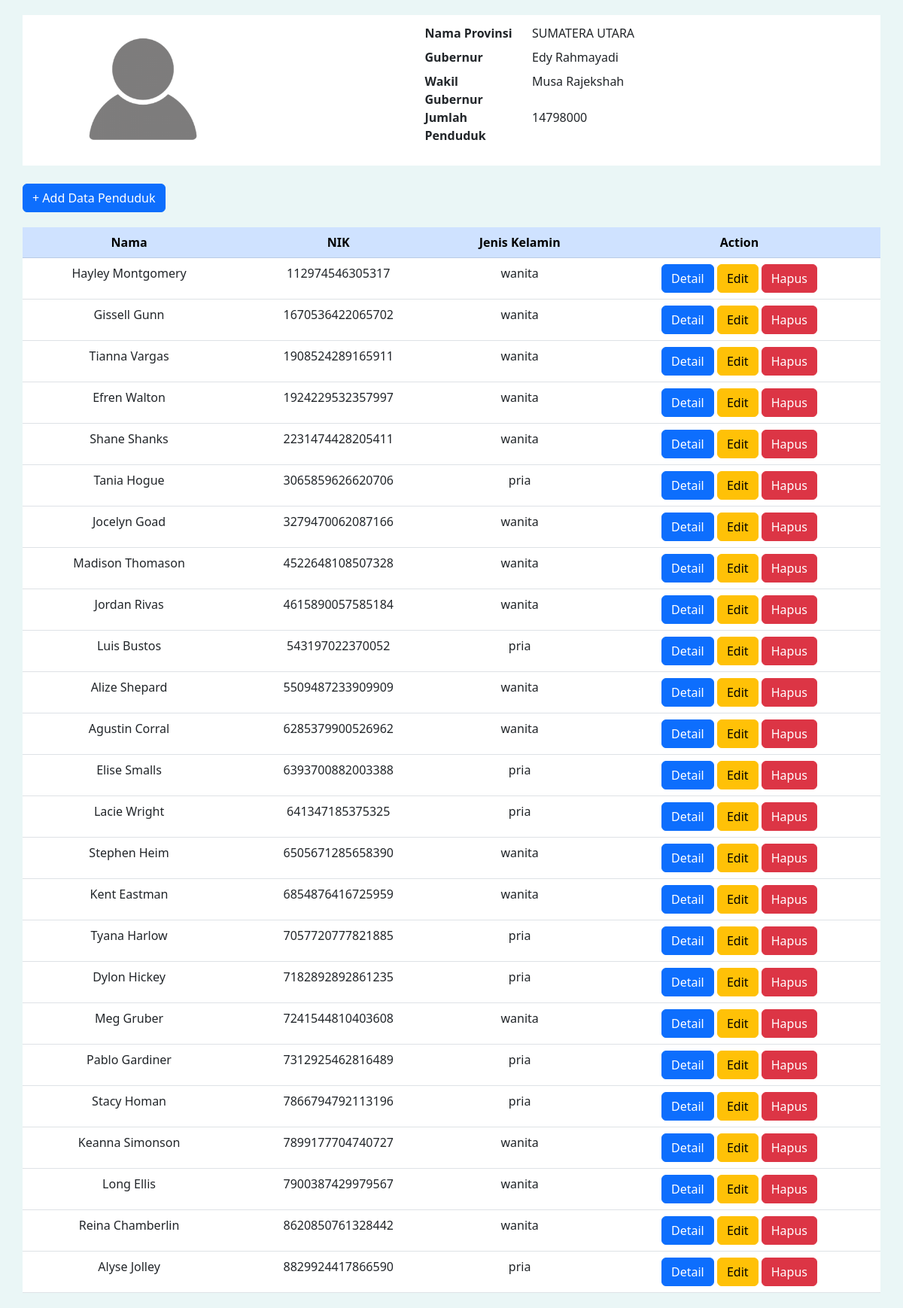
Page /list-penduduk/view_population.php?kode_provinsi=12 on the committed database.
### tables this page shows
CREATE TABLE `tb_provinsi` (
  `Kode_Provinsi` varchar(5) NOT NULL,
  `Nama_Provinsi` varchar(30) NOT NULL,
  `Jumlah_Penduduk` int(11) NOT NULL,
  `Gubernur` varchar(100) NOT NULL,
  `Wakil_Gubernur` varchar(100) NOT NULL
);

CREATE TABLE `tb_penduduk` (
  `NIK` char(18) NOT NULL,
  `Nama` varchar(100) NOT NULL,
  `Jenis_Kelamin` varchar(9) NOT NULL,
  `Kota` varchar(30) NOT NULL,
  `Provinsi` varchar(50) NOT NULL,
  `Tanggal_Lahir` date NOT NULL,
  `Status` varchar(13) NOT NULL,
  `Agama` varchar(20) NOT NULL,
  `Pekerjaan` varchar(50) NOT NULL
);

### list-penduduk/view_population.php (the view, shortened to what this page needs)
<!DOCTYPE html>
<html lang="en">
    <head>
        <link
            href="https://cdn.jsdelivr.net/npm/bootstrap@5.2.1/dist/css/bootstrap.min.css"
            rel="stylesheet"
        />
        <link rel="stylesheet" href="assets/style.css" />
    </head>
    <body>
        <article class="container detail horizontal-center row align-items-center">
            <div class="img empty-profile col-md-4 horizontal-center">
                <img src="assets/empty-profile.png" alt="foto profil kosong" width="200px;" />
            </div>
            <div class="information col-md-6 horizontal-center">
                <dl class="row align-content-center">
                    <?php
                        require_once('../lib/db_login.php');
                        $kode_provinsi = $_GET['kode_provinsi'];
                        $query = "SELECT * FROM tb_provinsi WHERE Kode_Provinsi=" . $kode_provinsi ;
                        $result = $db->query($query);
                        while ($row = $result->fetch_object()) {
                            echo '<dt class="col-sm-3">Nama Provinsi</dt>';
                            echo '<dd class="col-sm-9">' . $row->Nama_Provinsi . '</dd>';
                            echo '<dt class="col-sm-3">Gubernur</dt>';
                            echo '<dd class="col-sm-9">' . $row->Gubernur . '</dd>';
                            echo '<dt class="col-sm-3">Wakil Gubernur</dt>';
                            echo '<dd class="col-sm-9">' . $row->Wakil_Gubernur . '</dd>';
                            echo '<dt class="col-sm-3">Jumlah Penduduk</dt>';
                            echo '<dd class="col-sm-9">' . $row->Jumlah_Penduduk . '</dd>';
                        }
                    ?>
                </dl>
            </div>
        </article>
        <br />
        <div class="container horizontal-center">
            <a href="../form/add_penduduk.php" class="btn btn-primary">+ Add Data Penduduk</a> <br />
        </div>
        <article class="container list-penduduk text-center">
            <table class="table table-hover">
                <thead class="table-primary">
                    <tr>
                        <th>Nama</th>
                        <th>NIK</th>
                        <th>Jenis Kelamin</th>
                        <th>Action</th>
                    </tr>
                </thead>
                <tbody>
                    <tr>
                        <?php
                            $query = "SELECT * FROM tb_penduduk WHERE Provinsi=" . $kode_provinsi;
                            $result = $db->query($query);
                            while ($row = $result->fetch_object()) {
                                echo "<tr>";
                                echo "<td>" . $row->Nama . "</td>";
                                echo "<td>" . $row->NIK . "</td>";
                                echo "<td>" . $row->Jenis_Kelamin . "</td>";
                                echo "<td><a href='../form/detail.php?nik=".$row->NIK."' class='btn btn-primary'>Detail</a> ";
                                echo "<a href='../form/edit_penduduk.php?nik=".$row->NIK."' class='btn btn-warning'>Edit</a> ";
                                echo "<a class='btn btn-danger'>Hapus</a></td>";
                                echo "</tr>";
                            }
                        ?>
                    </tr>
                </tbody>
            </table>
        </article>
    </body>
</html>

### list-penduduk/assets/style.css (style rules this page uses)
body { background-color: #eaf6f6; }
article { margin: 20px; padding: 0; background-color: #ffffff; }
article.detail { margin-top: 20px; }
.container { padding: 0; }
.horizontal-center { margin: 0 auto; }

### rows in the picture
tb_provinsi: Nama_Provinsi "SUMATERA UTARA", Gubernur "Edy Rahmayadi", Wakil_Gubernur "Musa Rajekshah", Jumlah_Penduduk "14798000"
tb_penduduk: Nama "Hayley Montgomery", NIK "112974546305317", Jenis_Kelamin "wanita"
tb_penduduk: Nama "Gissell Gunn", NIK "1670536422065702", Jenis_Kelamin "wanita"
tb_penduduk: Nama "Tianna Vargas", NIK "1908524289165911", Jenis_Kelamin "wanita"
tb_penduduk: Nama "Efren Walton", NIK "1924229532357997", Jenis_Kelamin "wanita"
tb_penduduk: Nama "Shane Shanks", NIK "2231474428205411", Jenis_Kelamin "wanita"
tb_penduduk: Nama "Tania Hogue", NIK "3065859626620706", Jenis_Kelamin "pria"
tb_penduduk: Nama "Jocelyn Goad", NIK "3279470062087166", Jenis_Kelamin "wanita"
tb_penduduk: Nama "Madison Thomason", NIK "4522648108507328", Jenis_Kelamin "wanita"
tb_penduduk: Nama "Jordan Rivas", NIK "4615890057585184", Jenis_Kelamin "wanita"
tb_penduduk: Nama "Luis Bustos", NIK "543197022370052", Jenis_Kelamin "pria"
tb_penduduk: Nama "Alize Shepard", NIK "5509487233909909", Jenis_Kelamin "wanita"
tb_penduduk: Nama "Agustin Corral", NIK "6285379900526962", Jenis_Kelamin "wanita"
tb_penduduk: Nama "Elise Smalls", NIK "6393700882003388", Jenis_Kelamin "pria"
tb_penduduk: Nama "Lacie Wright", NIK "641347185375325", Jenis_Kelamin "pria"
tb_penduduk: Nama "Stephen Heim", NIK "6505671285658390", Jenis_Kelamin "wanita"
tb_penduduk: Nama "Kent Eastman", NIK "6854876416725959", Jenis_Kelamin "wanita"
tb_penduduk: Nama "Tyana Harlow", NIK "7057720777821885", Jenis_Kelamin "pria"
tb_penduduk: Nama "Dylon Hickey", NIK "7182892892861235", Jenis_Kelamin "pria"
tb_penduduk: Nama "Meg Gruber", NIK "7241544810403608", Jenis_Kelamin "wanita"
tb_penduduk: Nama "Pablo Gardiner", NIK "7312925462816489", Jenis_Kelamin "pria"
tb_penduduk: Nama "Stacy Homan", NIK "7866794792113196", Jenis_Kelamin "pria"
tb_penduduk: Nama "Keanna Simonson", NIK "7899177704740727", Jenis_Kelamin "wanita"
tb_penduduk: Nama "Long Ellis", NIK "7900387429979567", Jenis_Kelamin "wanita"
tb_penduduk: Nama "Reina Chamberlin", NIK "8620850761328442", Jenis_Kelamin "wanita"
tb_penduduk: Nama "Alyse Jolley", NIK "8829924417866590", Jenis_Kelamin "pria"
